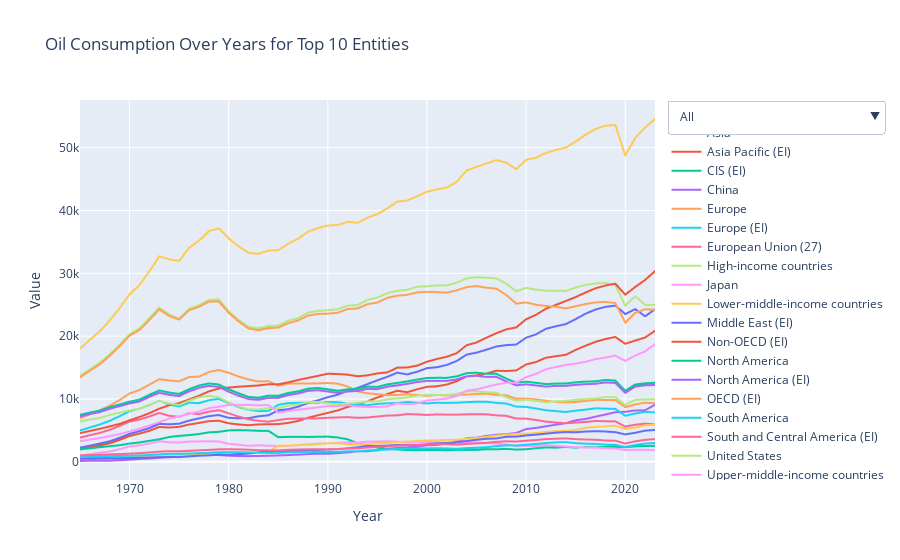

Notebook source saved alongside this figure:
### Code cell
import plotly.express as px

fig = px.line(
    df_consumption_filter,
    x="Year",
    y="Value",
    color="Entity",
    title="Oil Consumption Over Years for Top 10 Entities"
)

entities = df_consumption_filter["Entity"].unique()

buttons = []

# Button: Show All
buttons.append(
    dict(
        label="All",
        method="update",
        args=[{"visible": [True] * len(entities)}]
    )
)

# Button: One entity per selection
for i, entity in enumerate(entities):
    visible = [False] * len(entities)
    visible[i] = True

    buttons.append(
        dict(
            label=entity,
            method="update",
            args=[{"visible": visible}]
        )
    )

fig.update_layout(
    updatemenus=[
        dict(
            type="dropdown",
            direction="down",
            buttons=buttons,
            showactive=True,
            x=1.02,
            xanchor="left",
            y=1,
            yanchor="top"
        )
    ],
    hovermode="x unified"
)

fig.show()
